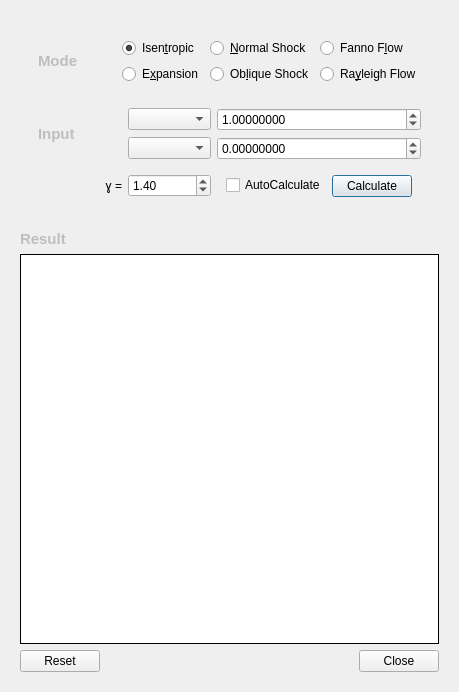
<?xml version="1.0" encoding="UTF-8"?>
<ui version="4.0">
 <class>CalcDialog</class>
 <widget class="QDialog" name="CalcDialog">
  <property name="geometry">
   <rect>
    <x>0</x>
    <y>0</y>
    <width>459</width>
    <height>692</height>
   </rect>
  </property>
  <property name="windowTitle">
   <string>Caeroc Calculator</string>
  </property>
  <property name="toolTip">
   <string>&lt;html&gt;&lt;head/&gt;&lt;body&gt;&lt;p&gt;Input&lt;/p&gt;&lt;/body&gt;&lt;/html&gt;</string>
  </property>
  <layout class="QVBoxLayout" name="verticalLayout_2">
   <item>
    <widget class="QWidget" name="gridWidget" native="true">
     <layout class="QVBoxLayout" name="verticalLayout">
      <item>
       <widget class="QFrame" name="valueFrame">
        <layout class="QGridLayout" name="gridLayout">
         <item row="0" column="0" colspan="2">
          <widget class="QFrame" name="modeFrame">
           <layout class="QGridLayout" name="gridLayout_2">
            <item row="3" column="2">
             <widget class="QRadioButton" name="qrb4_obli">
              <property name="text">
               <string>Ob&amp;lique Shock</string>
              </property>
             </widget>
            </item>
            <item row="2" column="2">
             <widget class="QRadioButton" name="qrb3_norm">
              <property name="text">
               <string>&amp;Normal Shock</string>
              </property>
             </widget>
            </item>
            <item row="2" column="1">
             <widget class="QRadioButton" name="qrb1_isen">
              <property name="text">
               <string>Isen&amp;tropic</string>
              </property>
              <property name="checked">
               <bool>true</bool>
              </property>
             </widget>
            </item>
            <item row="2" column="3">
             <widget class="QRadioButton" name="qrb5_fann">
              <property name="text">
               <string>Fanno F&amp;low</string>
              </property>
             </widget>
            </item>
            <item row="3" column="3">
             <widget class="QRadioButton" name="qrb6_rayl">
              <property name="text">
               <string>Ra&amp;yleigh Flow</string>
              </property>
             </widget>
            </item>
            <item row="2" column="0" rowspan="2">
             <widget class="QLabel" name="label">
              <property name="enabled">
               <bool>false</bool>
              </property>
              <property name="font">
               <font>
                <pointsize>11</pointsize>
                <weight>75</weight>
                <bold>true</bold>
               </font>
              </property>
              <property name="toolTip">
               <string>Choos a formula set</string>
              </property>
              <property name="text">
               <string>Mode</string>
              </property>
             </widget>
            </item>
            <item row="3" column="1">
             <widget class="QRadioButton" name="qrb2_expa">
              <property name="font">
               <font>
                <strikeout>false</strikeout>
               </font>
              </property>
              <property name="text">
               <string>E&amp;xpansion</string>
              </property>
             </widget>
            </item>
           </layout>
          </widget>
         </item>
         <item row="2" column="0" rowspan="4" colspan="2">
          <widget class="QFrame" name="inputFrame">
           <layout class="QGridLayout" name="gridLayout_3">
            <item row="5" column="3">
             <widget class="QComboBox" name="qcb1_input"/>
            </item>
            <item row="7" column="4">
             <widget class="QFrame" name="formFrame">
              <layout class="QFormLayout" name="formLayout">
               <item row="0" column="0">
                <widget class="QCheckBox" name="qcb_autocalc">
                 <property name="text">
                  <string>AutoCalculate</string>
                 </property>
                </widget>
               </item>
               <item row="0" column="1">
                <widget class="QPushButton" name="qpb_calculate">
                 <property name="layoutDirection">
                  <enum>Qt::LeftToRight</enum>
                 </property>
                 <property name="autoFillBackground">
                  <bool>false</bool>
                 </property>
                 <property name="text">
                  <string>Calculate</string>
                 </property>
                </widget>
               </item>
              </layout>
             </widget>
            </item>
            <item row="5" column="0" rowspan="2">
             <widget class="QLabel" name="label_3">
              <property name="enabled">
               <bool>false</bool>
              </property>
              <property name="font">
               <font>
                <pointsize>11</pointsize>
                <weight>75</weight>
                <bold>true</bold>
                <underline>false</underline>
               </font>
              </property>
              <property name="text">
               <string>Input</string>
              </property>
             </widget>
            </item>
            <item row="6" column="4">
             <widget class="QDoubleSpinBox" name="qdsb2_input">
              <property name="decimals">
               <number>8</number>
              </property>
              <property name="minimum">
               <double>-99.000000000000000</double>
              </property>
              <property name="singleStep">
               <double>0.100000000000000</double>
              </property>
              <property name="value">
               <double>0.000000000000000</double>
              </property>
             </widget>
            </item>
            <item row="6" column="3">
             <widget class="QComboBox" name="qcb2_input"/>
            </item>
            <item row="5" column="4">
             <widget class="QDoubleSpinBox" name="qdsb1_input">
              <property name="decimals">
               <number>8</number>
              </property>
              <property name="maximum">
               <double>999.990000000000009</double>
              </property>
              <property name="singleStep">
               <double>0.100000000000000</double>
              </property>
              <property name="value">
               <double>1.000000000000000</double>
              </property>
             </widget>
            </item>
            <item row="7" column="3">
             <widget class="QDoubleSpinBox" name="qdsb_gamma">
              <property name="singleStep">
               <double>0.100000000000000</double>
              </property>
              <property name="value">
               <double>1.400000000000000</double>
              </property>
             </widget>
            </item>
            <item row="7" column="0">
             <widget class="QLabel" name="label_2">
              <property name="layoutDirection">
               <enum>Qt::LeftToRight</enum>
              </property>
              <property name="text">
               <string>ɣ =</string>
              </property>
              <property name="textFormat">
               <enum>Qt::PlainText</enum>
              </property>
              <property name="alignment">
               <set>Qt::AlignRight|Qt::AlignTrailing|Qt::AlignVCenter</set>
              </property>
             </widget>
            </item>
           </layout>
          </widget>
         </item>
        </layout>
       </widget>
      </item>
      <item>
       <layout class="QGridLayout" name="outputLayout">
        <item row="0" column="0">
         <widget class="QLabel" name="label_4">
          <property name="enabled">
           <bool>false</bool>
          </property>
          <property name="font">
           <font>
            <pointsize>11</pointsize>
            <weight>75</weight>
            <bold>true</bold>
            <kerning>true</kerning>
           </font>
          </property>
          <property name="acceptDrops">
           <bool>false</bool>
          </property>
          <property name="toolTip">
           <string>Tabulated output</string>
          </property>
          <property name="text">
           <string>Result</string>
          </property>
         </widget>
        </item>
        <item row="1" column="0">
         <widget class="QTableView" name="qtw_output">
          <property name="enabled">
           <bool>true</bool>
          </property>
          <property name="sizePolicy">
           <sizepolicy hsizetype="Expanding" vsizetype="Expanding">
            <horstretch>0</horstretch>
            <verstretch>0</verstretch>
           </sizepolicy>
          </property>
          <property name="autoFillBackground">
           <bool>false</bool>
          </property>
          <property name="frameShape">
           <enum>QFrame::Box</enum>
          </property>
          <property name="frameShadow">
           <enum>QFrame::Plain</enum>
          </property>
          <attribute name="horizontalHeaderCascadingSectionResizes">
           <bool>false</bool>
          </attribute>
         </widget>
        </item>
       </layout>
      </item>
      <item>
       <widget class="QDialogButtonBox" name="buttonBox">
        <property name="standardButtons">
         <set>QDialogButtonBox::Close|QDialogButtonBox::Reset</set>
        </property>
       </widget>
      </item>
     </layout>
    </widget>
   </item>
  </layout>
 </widget>
 <resources/>
 <connections>
  <connection>
   <sender>buttonBox</sender>
   <signal>accepted()</signal>
   <receiver>CalcDialog</receiver>
   <slot>accept()</slot>
   <hints>
    <hint type="sourcelabel">
     <x>229</x>
     <y>648</y>
    </hint>
    <hint type="destinationlabel">
     <x>229</x>
     <y>340</y>
    </hint>
   </hints>
  </connection>
  <connection>
   <sender>buttonBox</sender>
   <signal>rejected()</signal>
   <receiver>CalcDialog</receiver>
   <slot>reject()</slot>
   <hints>
    <hint type="sourcelabel">
     <x>229</x>
     <y>648</y>
    </hint>
    <hint type="destinationlabel">
     <x>229</x>
     <y>340</y>
    </hint>
   </hints>
  </connection>
 </connections>
</ui>
